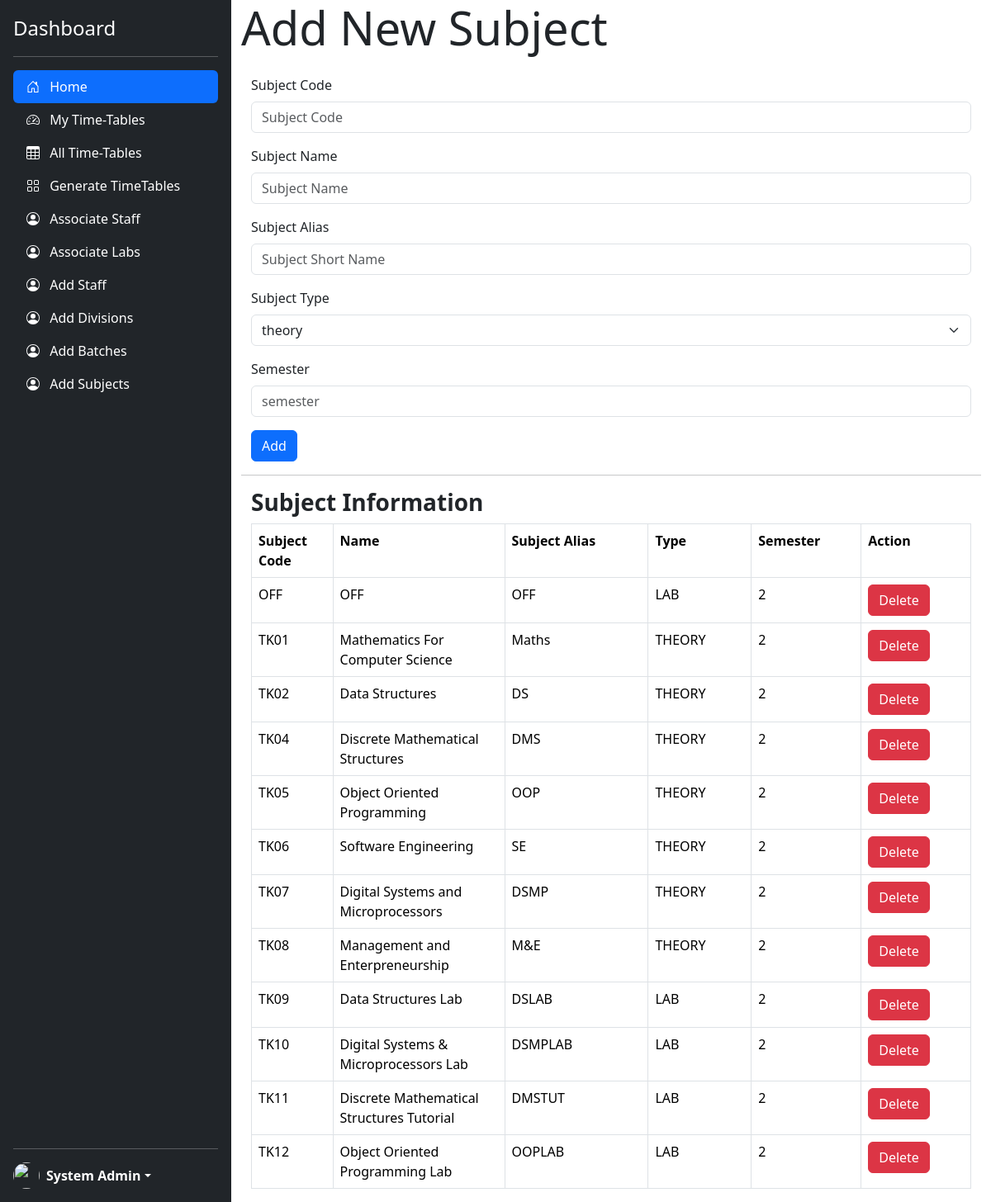
The app's page /addSubjects.php (signed in) with its own data.
### tables this page shows
CREATE TABLE `subjects` (
  `subject_code` varchar(10) NOT NULL,
  `subject_alias` varchar(50) NOT NULL,
  `subject_name` varchar(200) NOT NULL,
  `course_type` varchar(15) NOT NULL,
  `semester` int(1) NOT NULL
);

### addSubjects.php (the view, shortened to what this page needs)
<!doctype html>
<html lang="en" data-bs-theme="auto">
<head>
    <link href="https://cdn.jsdelivr.net/npm/bootstrap@5.3.3/dist/css/bootstrap.min.css" rel="stylesheet">
    <link href="./css/sidebars.css" rel="stylesheet">
    <link rel="stylesheet" href="./css/dashboard.css">
    <link href="sidebars.css" rel="stylesheet">
</head>
<body>
    <main class="d-flex flex-nowrap">
        <div class="sidebar d-flex flex-column flex-shrink-0 p-3 text-bg-dark" style="width: 280px; height:100vh;">
            <a href="/" class="d-flex align-items-center mb-3 mb-md-0 me-md-auto text-white text-decoration-none">
                <span class="fs-4">Dashboard</span>
            </a>
            <hr>
            <ul class="nav nav-pills flex-column mb-auto">
                <li class="nav-item">
                    <a href="/TimeTableGenerator/administration.php" class="nav-link active" aria-current="page">
                        <svg class="bi pe-none me-2" width="16" height="16">
                            <use xlink:href="#home" />
                        </svg>
                        Home
                    </a>
                </li>
                <li>
                    <a href="#" class="nav-link text-white">
                        <svg class="bi pe-none me-2" width="16" height="16">
                            <use xlink:href="#speedometer2" />
                        </svg>
                        My Time-Tables
                    </a>
                </li>
                <li>
                    <a href="#" class="nav-link text-white">
                        <svg class="bi pe-none me-2" width="16" height="16">
                            <use xlink:href="#table" />
                        </svg>
                        All Time-Tables
                    </a>
                </li>
                <li>
                    <a href="/TimeTableGenerator/generate.php" class="nav-link text-white">
                        <svg class="bi pe-none me-2" width="16" height="16">
                            <use xlink:href="#grid" />
                        </svg>
                        Generate TimeTables
                    </a>
                </li>
                <li>
                    <a href="/TimeTableGenerator/associate.php" class="nav-link text-white">
                        <svg class="bi pe-none me-2" width="16" height="16">
                            <use xlink:href="#people-circle" />
                        </svg>
                        Associate Staff
                    </a>
                </li>
                <li>
                    <a href="/TimeTableGenerator/associateLabs.php" class="nav-link text-white">
                        <svg class="bi pe-none me-2" width="16" height="16">
                            <use xlink:href="#people-circle" />
                        </svg>
                        Associate Labs
                    </a>
                </li>
                <li>
                    <a href="/TimeTableGenerator/addStaff.php" class="nav-link text-white">
                        <svg class="bi pe-none me-2" width="16" height="16">
                            <use xlink:href="#people-circle" />
                        </svg>
                        Add Staff
                    </a>
                </li>
                <li>
                    <a href="/TimeTableGenerator/addDivisions.php" class="nav-link text-white">
                        <svg class="bi pe-none me-2" width="16" height="16">
                            <use xlink:href="#people-circle" />
                        </svg>
                        Add Divisions
                    </a>
                </li>
                <li>
                    <a href="/TimeTableGenerator/addBatches.php" class="nav-link text-white">
                        <svg class="bi pe-none me-2" width="16" height="16">
                            <use xlink:href="#people-circle" />
                        </svg>
                        Add Batches
                    </a>
                </li>
                <li>
                    <a href="/TimeTableGenerator/addSubjects.php" class="nav-link text-white">
                        <svg class="bi pe-none me-2" width="16" height="16">
                            <use xlink:href="#people-circle" />
                        </svg>
                        Add Subjects
                    </a>
                </li>
            </ul>
            <hr>
            <div class="dropdown">
                <a href="#" class="d-flex align-items-center text-white text-decoration-none dropdown-toggle" data-bs-toggle="dropdown" aria-expanded="false">
                    <img src="https://github.com/mdo.png" alt="" width="32" height="32" class="rounded-circle me-2">
                    <strong>
                        <?php
                        if (isset($_SESSION["userloggedin"])) {
                            if ($_SESSION["userloggedin"] != 1) {
                                header("Location: http://localhost/TimeTableGenerator/login.php");
                            } else {
                                echo '<li class="float-right" type="button" id="dropdownMenuButton" data-toggle="dropdown" aria-haspopup="true" aria-expanded="false">' . $_SESSION["username"] . '</li>';
                            }
                        } else {
                            header("Location: http://localhost/TimeTableGenerator/login.php");
                        }
                        ?>
                    </strong>
                </a>
            </div>
        </div>
        <div class="dashboard-content container-fluid">
            <div class="display-4">Add New Subject</div>
            <div class="container-fluid">
                <form action="./services/registerSub.php" method="POST" class="form-signup">
                    <div class="mt-4 mb-3">
                        <label for="subjectcode" class="form-label">Subject Code</label>
                        <input type="text" id="subject-code" class="form-control" placeholder="Subject Code" required="" autofocus="" name="subjectcode">
                    </div>
                    <div class="mb-3">
                        <label for="subjectname" class="form-label">Subject Name</label>
                        <input type="text" id="sub-name" class="form-control" placeholder="Subject Name" required="" autofocus="" name="subjectname">
                    </div>
                    <div class="mb-3">
                        <label for="subjectalias" class="form-label">Subject Alias</label>
                        <input type="text" id="sub-alias" class="form-control" placeholder="Subject Short Name" required="" autofocus="" name="subalias">
                    </div>
                    <div class="mb-3">
                        <label for="subjecttype" class="form-label">Subject Type</label>
                        <select class="form-select" aria-label="Default select example" name="subtype">
                            <option value="THEORY">theory</option>
                        </select>
                    </div>
                    <div class="mb-3">
                        <label for="semester" class="form-label">Semester</label>
                        <input type="number" id="semester" class="form-control" placeholder="semester" required autofocus="" name="semester">
                    </div>
                    <button class="btn btn-primary btn-block" type="submit"><i class="fas fa-user-plus"></i> Add</button>
                </form>
            </div>
            <hr>
            <div class="container-fluid">
                <h3><strong>Subject Information </strong></h3>
                <table id="subjectstable" class="table table-bordered">
                    <tr>
                        <th width="130">Subject Code</th>
                        <th width=290>Name</th>
                        <th width=290>Subject Alias</th>
                        <th width="190">Type</th>
                        <th width="190">Semester</th>
                        <th width="190">Action</th>
                    </tr>
                    <tbody>
                        <?php
                        $q = mysqli_query(
                            mysqli_connect("localhost", "root", "root", "Dev"),
                            "SELECT * FROM subjects ORDER BY subject_code ASC"
                        );
                        while ($row = mysqli_fetch_assoc($q)) {
                            echo "<tr><td>{$row['subject_code']}</td>
                <td>{$row['subject_name']}</td>
                <td>{$row['subject_alias']}</td>
                <td>{$row['course_type']}</td>
                <td>{$row['semester']}</td>
               <td><a class='btn btn-danger' href='./services/handleDelete.php?query=subject&subcode={$row['subject_code']}'>Delete</a></td>
                </tr>\n";
                        }
                        ?>
                    </tbody>
                </table>
            </div>
        </div>
    </main>
</body>
</html>

### css/sidebars.css (style rules this page uses)
main { height: 100vh; height: -webkit-fill-available; }
.dashboard-content { height: 100vh; max-height: 100vh; overflow-y: scroll; width: 100%; }

### addSubjects.php (style rules this page uses)
.bi { vertical-align: -.125em; fill: currentColor; }

### records on screen
subjects: subject_code "OFF", subject_name "OFF", subject_alias "OFF", course_type "LAB", semester "2"
subjects: subject_code "TK01", subject_name "Mathematics For Computer Science", subject_alias "Maths", course_type "THEORY", semester "2"
subjects: subject_code "TK02", subject_name "Data Structures", subject_alias "DS", course_type "THEORY", semester "2"
subjects: subject_code "TK04", subject_name "Discrete Mathematical Structures", subject_alias "DMS", course_type "THEORY", semester "2"
subjects: subject_code "TK05", subject_name "Object Oriented Programming", subject_alias "OOP", course_type "THEORY", semester "2"
subjects: subject_code "TK06", subject_name "Software Engineering", subject_alias "SE", course_type "THEORY", semester "2"
subjects: subject_code "TK07", subject_name "Digital Systems and Microprocessors", subject_alias "DSMP", course_type "THEORY", semester "2"
subjects: subject_code "TK08", subject_name "Management and Enterpreneurship", subject_alias "M&E", course_type "THEORY", semester "2"
subjects: subject_code "TK09", subject_name "Data Structures Lab", subject_alias "DSLAB", course_type "LAB", semester "2"
subjects: subject_code "TK10", subject_name "Digital Systems & Microprocessors Lab", subject_alias "DSMPLAB", course_type "LAB", semester "2"
subjects: subject_code "TK11", subject_name "Discrete Mathematical Structures Tutorial", subject_alias "DMSTUT", course_type "LAB", semester "2"
subjects: subject_code "TK12", subject_name "Object Oriented Programming Lab", subject_alias "OOPLAB", course_type "LAB", semester "2"

### other values on screen
$_SESSION["username"] "System Admin"
